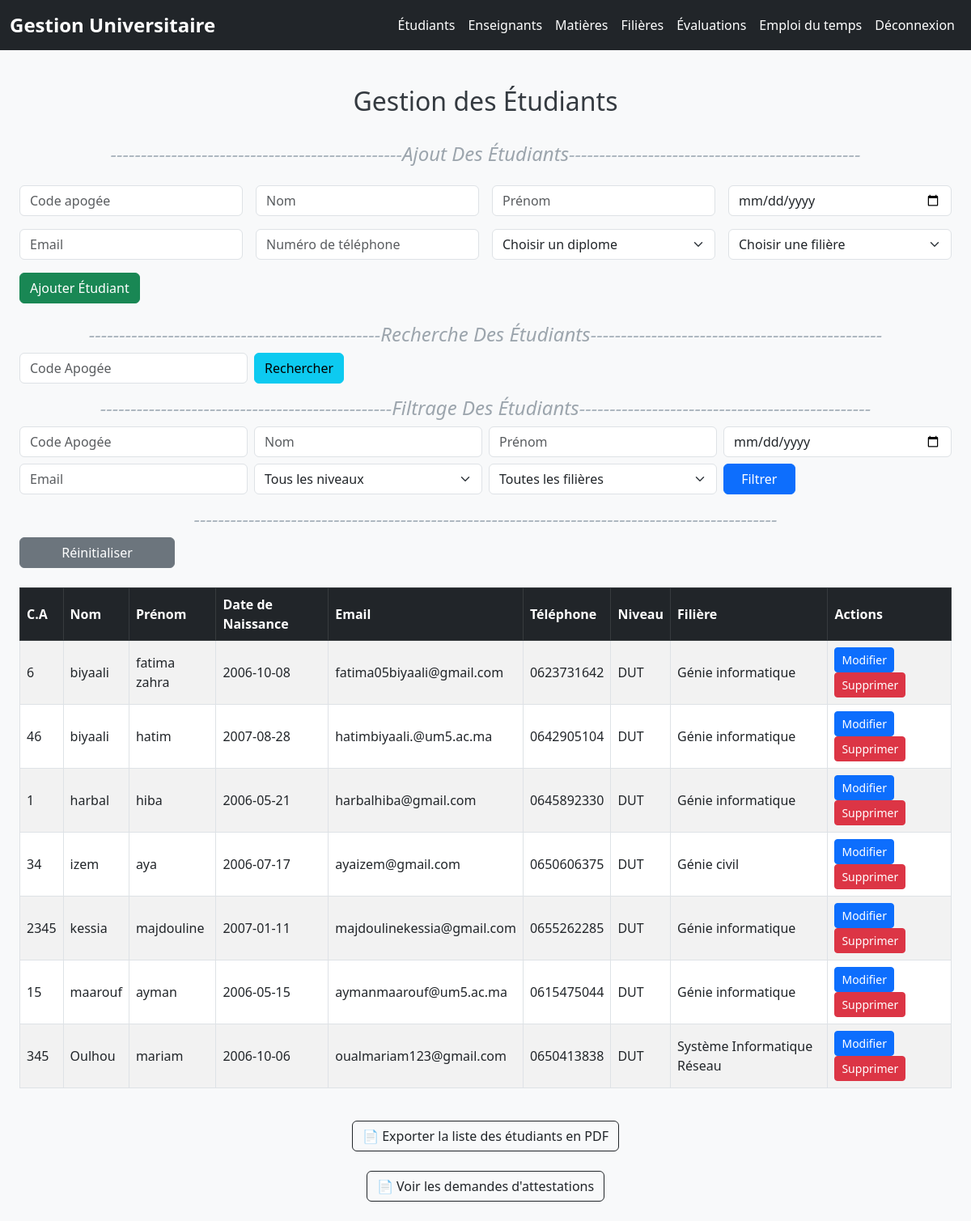
Screenshot of /etudiants.php with the database file from the repository.
### tables this page shows
CREATE TABLE `etudiants` (
  `id_etudiant` int(11) NOT NULL,
  `nom` varchar(50) DEFAULT NULL,
  `prenom` varchar(50) DEFAULT NULL,
  `date_naissance` date NOT NULL,
  `email` varchar(100) DEFAULT NULL,
  `telephone` varchar(20) DEFAULT NULL,
  `id_filiere` int(11) NOT NULL,
  `niveau` varchar(50) NOT NULL
);

CREATE TABLE `filieres` (
  `id_filiere` int(11) NOT NULL,
  `nom_filiere` varchar(100) DEFAULT NULL
);

### etudiants.php (the view, shortened to what this page needs)
<?php include('db.php'); ?>
<!DOCTYPE html>
<html lang="fr">
<head>
    <link href="https://cdn.jsdelivr.net/npm/bootstrap@5.3.0/dist/css/bootstrap.min.css" rel="stylesheet">
</head>
<body>
    <nav class="navbar navbar-expand-lg navbar-dark bg-dark">
        <div class="container-fluid">
        <a class="navbar-brand" href="index.php">Gestion Universitaire</a>
        <div class="collapse navbar-collapse" id="navbarNav">
            <ul class="navbar-nav">
            <li class="nav-item"><a class="nav-link" href="etudiants.php">Étudiants</a></li>
            <li class="nav-item"><a class="nav-link" href="enseignant.php">Enseignants</a></li>
            <li class="nav-item"><a class="nav-link" href="matiere.php">Matières</a></li>
            <li class="nav-item"><a class="nav-link" href="filiere.php">Filières</a></li>
            <li class="nav-item"><a class="nav-link" href="evaluation.php">Évaluations</a></li>
            <li class="nav-item"><a class="nav-link" href="emploi_temps.php">Emploi du temps</a></li>
            <li class="nav-item"><a class="nav-link" href="logout.php">Déconnexion</a></li>
            </ul>
        </div>
        </div>
    </nav>
    <div class="p-4">
    <h2 class="text-center">Gestion des Étudiants</h2>
    <br>
    <?php
    $id_etudiant = $nom = $prenom = $date_naissance = $email = $telephone = $niveau = $id_filiere = "";
    $update = false;
    $sql = "SELECT e.*, f.nom_filiere
        FROM etudiants e
        JOIN filieres f ON e.id_filiere = f.id_filiere";
    $params = [];
    $sql .= " ORDER BY e.nom";
    $stmt = $pdo->prepare($sql);
    $stmt->execute($params);
    $etudiants = $stmt->fetchAll();
    ?>
    <form method="post" class="row g-3 mb-4">
    <h4 class="commentaire">Ajout Des Étudiants</h4>
        <div class="col-md-3">
            <input type="number" name="id_etudiant" class="form-control" placeholder="Code apogée" value="<?= $id_etudiant ?>" required>
        </div>
        <div class="col-md-3">
            <input type="text" name="nom" class="form-control" placeholder="Nom" value="<?= $nom ?>" required>
        </div>
        <div class="col-md-3">
            <input type="text" name="prenom" class="form-control" placeholder="Prénom" value="<?= $prenom ?>" required>
        </div>
        <div class="col-md-3">
            <input type="date" name="date_naissance" class="form-control" value="<?= $date_naissance ?>" required>
        </div>
        <div class="col-md-3">
            <input type="email" name="email" class="form-control" placeholder="Email" value="<?= $email ?>" required>
        </div>
        <div class="col-md-3">
            <input type="tel" name="telephone" class="form-control" placeholder="Numéro de téléphone" value="<?= $telephone ?>" required>
        </div>
        <div class="col-md-3">
            <select name="niveau" class="form-select" required>
                <option value="">Choisir un diplome</option>
            </select>
        </div>
        <div class="col-md-3">
            <select name="id_filiere" class="form-select" required>
                <option value="">Choisir une filière</option>
            </select>
        </div>
        <div class="col-md-12">
            <?php if ($update): ?>
                <button type="submit" name="modifier" class="btn btn-warning">Mettre à jour</button>
                <a href="etudiants.php" class="btn btn-secondary">Annuler</a>
            <?php else: ?>
                <button type="submit" name="ajouter" class="btn btn-success">Ajouter Étudiant</button>
            <?php endif; ?>
        </div>
    </form>
    <h4 class="commentaire">Recherche Des Étudiants</h4>
    <form method="post" class="row g-2 align-items-center mb-3">
        <div class="col-md-3">
            <input type="text" name="cherche_id" class="form-control" placeholder="Code Apogée" value="<?= $_POST['cherche_id'] ?? '' ?>">
        </div>
        <div class="col-md-3">
            <button type="submit" class="btn btn-info w-70">Rechercher</button>
        </div>
    </form>
    <h4 class="commentaire">Filtrage Des Étudiants</h4>
<form method="get" class="row g-2 mb-3">
    <div class="col-md-3">
        <input type="text" name="filtre_id" class="form-control" placeholder="Code Apogée" value="<?= $_GET['filtre_id'] ?? '' ?>">
    </div>
    <div class="col-md-3">
        <input type="text" name="filtre_nom" class="form-control" placeholder="Nom" value="<?= $_GET['filtre_nom'] ?? '' ?>">
    </div>
    <div class="col-md-3">
        <input type="text" name="filtre_prenom" class="form-control" placeholder="Prénom" value="<?= $_GET['filtre_prenom'] ?? '' ?>">
    </div>
    <div class="col-md-3">
        <input type="date" name="filtre_naissance" class="form-control" value="<?= $_GET['filtre_naissance'] ?? '' ?>">
    </div>
    <div class="col-md-3">
        <input type="text" name="filtre_email" class="form-control" placeholder="Email" value="<?= $_GET['filtre_email'] ?? '' ?>">
    </div>
    <div class="col-md-3">
        <select name="filtre_niveau" class="form-select">
            <option value="">Tous les niveaux</option>
        </select>
    </div>
    <div class="col-md-3">
        <select name="filtre_filiere" class="form-select">
            <option value="">Toutes les filières</option>
        </select>
    </div>
    <br>
    <div class="col-md-1 mt-2">
        <button type="submit" class="btn btn-primary w-100">Filtrer</button>
    </div>
</form>
<h4 class="commentaire"></h4>
<div class="col-md-2">
    <a href="etudiants.php" class="btn btn-secondary w-100">Réinitialiser</a>
    <br>
</div>
<br>
<div id="table-etudiants">
    <table class="table table-bordered table-hover table-striped">
    <thead class="table-dark">
        <tr>
            <th>C.A</th>
            <th>Nom</th>
            <th>Prénom</th>
            <th>Date de Naissance</th>
            <th>Email</th>
            <th>Téléphone</th>
            <th>Niveau</th>
            <th>Filière</th>
            <th>Actions</th>
        </tr>
    </thead>
    <tbody>
        <?php foreach ($etudiants as $row): ?>
            <tr>
                <td><?= htmlspecialchars($row['id_etudiant']) ?></td>
                <td><?= htmlspecialchars($row['nom']) ?></td>
                <td><?= htmlspecialchars($row['prenom']) ?></td>
                <td><?= htmlspecialchars($row['date_naissance']) ?></td>
                <td><?= htmlspecialchars($row['email']) ?></td>
                <td><?= htmlspecialchars($row['telephone']) ?></td>
                <td><?= htmlspecialchars($row['niveau']) ?></td>
                <td><?= htmlspecialchars($row['nom_filiere']) ?></td>
                <td>
                    <a href="?edit=<?= $row['id_etudiant'] ?>" class="btn btn-sm btn-primary">Modifier</a>
                    <a href="?delete=<?= $row['id_etudiant'] ?>" class="btn btn-sm btn-danger" onclick="return confirm('Supprimer cet étudiant ?')">Supprimer</a>
                </td>
            </tr>
        <?php endforeach; ?>
    </tbody>
</table>
</div>
    </div>
    <div class="text-center mb-4">
        <button onclick="exportToPDF()" class="btn btn-outline-dark">
            📄 Exporter la liste des étudiants en PDF
        </button>
    </div>
    <div class="text-center mb-4">
        <a href="admin_attestation.php">
            <button class="btn btn-outline-dark"> 📄 Voir les demandes d'attestations</button>
        </a>
    </div>
</body>
</html>

### etudiants.php (style rules this page uses)
.navbar-dark { background-color: #212529 !important; }
.navbar-brand { font-weight: bold; font-size: 1.5rem; color: #ffffff !important; transition: all 0.3s ease; }
.navbar-nav { margin-left: auto; }
.navbar-nav .nav-link { font-weight: 500; color: #ffffff !important; transition: all 0.3s ease; padding: 8px 15px; border-radius: 5px; }
body { background-color: #f8f9fa; }
h2 { margin-top: 20px; color: #343a40; }
table th, table td { vertical-align: middle !important; }
.commentaire { font-style: italic; color: rgb(156, 165, 173); text-align: center; display: block; width: 100%; }
.commentaire::before, .commentaire::after { content: '------------------------------------------------'; color:rgb(171, 181, 190); font-style: italic; }

### rows the page displays
etudiants: id_etudiant "6", nom "biyaali", prenom "fatima zahra", date_naissance "2006-10-08", email "fatima05biyaali@gmail.com", telephone "0623731642", niveau "DUT", id_filiere.nom_filiere "Génie informatique"
etudiants: id_etudiant "46", nom "biyaali", prenom "hatim", date_naissance "2007-08-28", email "hatimbiyaali.@um5.ac.ma", telephone "0642905104", niveau "DUT", id_filiere.nom_filiere "Génie informatique"
etudiants: id_etudiant "1", nom "harbal", prenom "hiba", date_naissance "2006-05-21", email "harbalhiba@gmail.com", telephone "0645892330", niveau "DUT", id_filiere.nom_filiere "Génie informatique"
etudiants: id_etudiant "34", nom "izem", prenom "aya", date_naissance "2006-07-17", email "ayaizem@gmail.com", telephone "0650606375", niveau "DUT", id_filiere.nom_filiere "Génie civil"
etudiants: id_etudiant "2345", nom "kessia", prenom "majdouline", date_naissance "2007-01-11", email "majdoulinekessia@gmail.com", telephone "0655262285", niveau "DUT", id_filiere.nom_filiere "Génie informatique"
etudiants: id_etudiant "15", nom "maarouf", prenom "ayman", date_naissance "2006-05-15", email "aymanmaarouf@um5.ac.ma", telephone "0615475044", niveau "DUT", id_filiere.nom_filiere "Génie informatique"
etudiants: id_etudiant "345", nom "Oulhou", prenom "mariam", date_naissance "2006-10-06", email "oualmariam123@gmail.com", telephone "0650413838", niveau "DUT", id_filiere.nom_filiere "Système Informatique Réseau"
